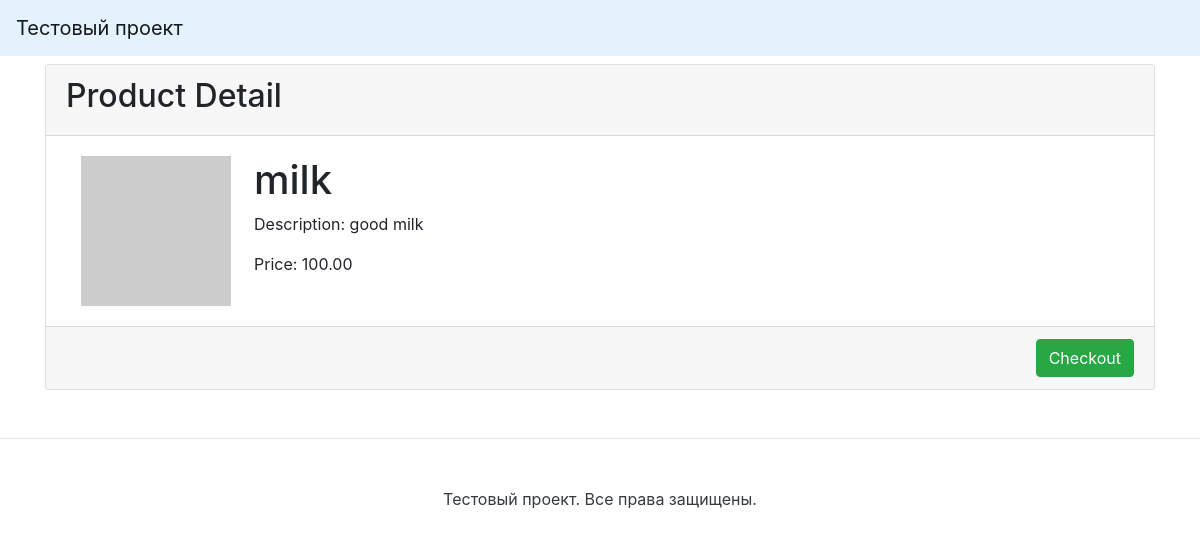
Page /items/1 on the committed database.
### items/models.py (models this page shows, shortened)
class Item(models.Model):
    name = models.CharField(max_length=50)
    description = models.TextField()
    price = models.DecimalField(max_digits=10, decimal_places=2)
    class Meta:
        verbose_name = 'Товар'
        verbose_name_plural = 'Товары'

### items/views.py (the view)
# urls.py: path('items/<int:pk>', views.ItemDetailView.as_view(), name='item_detail'),
class ItemDetailView(DetailView):
    model = Item
    template_name = "items/item_detail.html"
    pk_url_kwarg = 'pk'
    context_object_name = 'item'
    def get_context_data(self, **kwargs):
        context = super(ItemDetailView, self).get_context_data(**kwargs)
        context['STRIPE_PUBLIC_KEY'] = settings.STRIPE_PUBLIC_KEY
        return context

### items/templates/items/item_detail.html (shortened to what this page needs)
{% extends "include/base.html" %}
{% load static %}
{% block content %}
<div class="card">
  <div class="card-header">
    <h2>Product Detail</h2>
  </div>
  <div class="card-body">
    <div class="container row">
      <div class="col-md-2">
        <img
          src="https://dummyimage.com/150x150.gif?text={{ item.name }}"
          alt=""
        />
      </div>
      <div class="col-md-10">
        <h1>{{ item.name }}</h1>
        <p>Description: {{ item.description }}</p>
        <p>Price: {{ item.price }}</p>
      </div>
    </div>
  </div>
  <div class="card-footer d-flex">
    <button class="btn btn-success ml-auto" id="checkout-button">
      Checkout
    </button>
  </div>
</div>
{% endblock %}

### rows in the picture
Item: name "milk", description "good milk", price "100.00"
